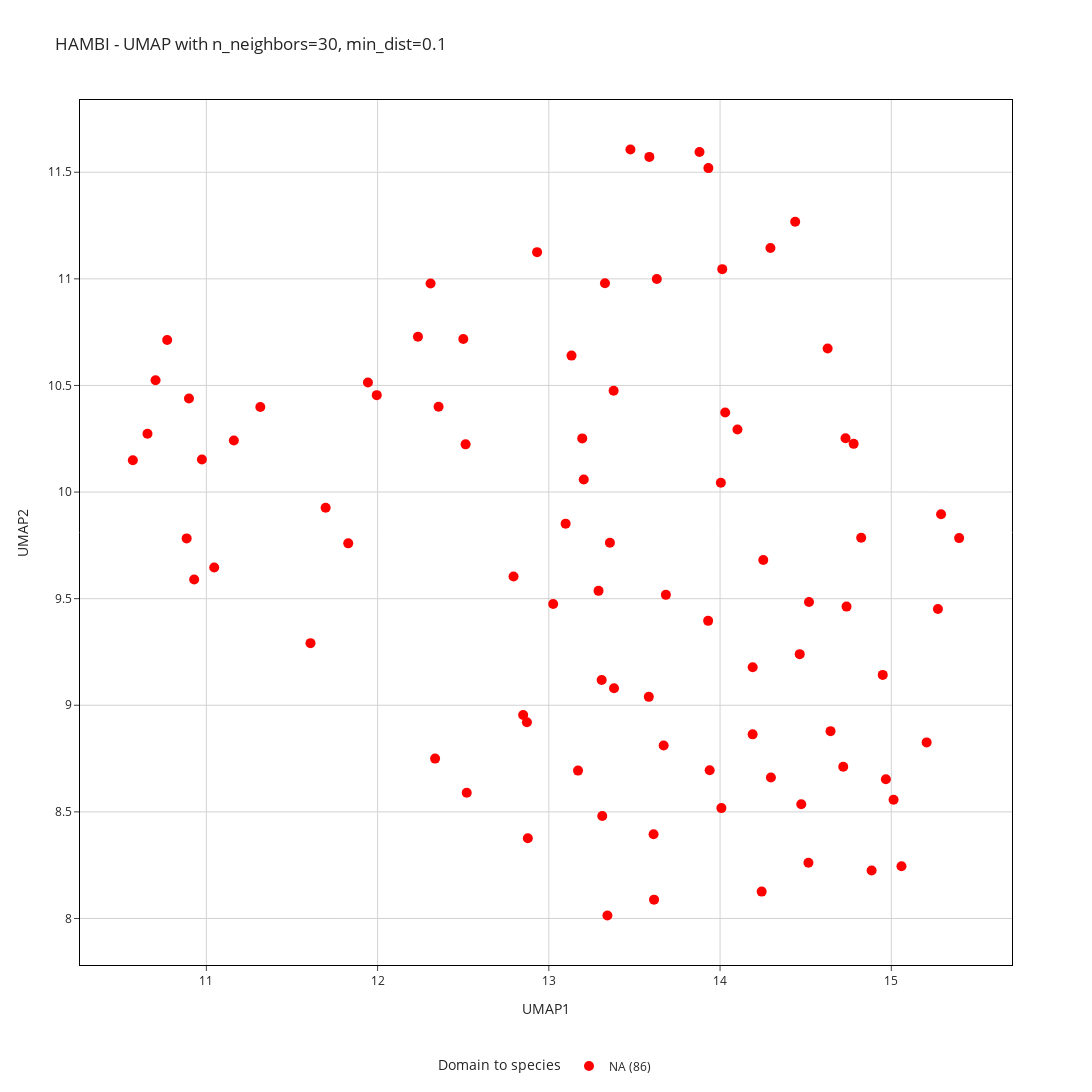

Notebook cell for this chart:
### Code cell
n_neighbors = [30]
min_dist = [0.1]
color_dict = ["#FF0000"]

custom_colors = color_dict
for n in n_neighbors:
    for m in min_dist:
        reducer = umap.UMAP(n_neighbors=n, min_dist=m, random_state=seed)
        embedding = reducer.fit_transform(df_top150_C5.iloc[:, :-17])
        top150_UMAP_df_C5  = pd.DataFrame({
            'UMAP1': embedding[:, 0],
            'UMAP2': embedding[:, 1],
            'Domain to species': df_top150_C5['Domain to species'],
            'Domain to genus': df_top150_C5['Domain to genus'],
            'element': df_top150_C5['element'],
            'contig': df_top150_C5.index,
        })
        # clustering k defined choosing the k by looking at the UMAP 
        kmeans = KMeans(n_clusters=11, random_state=seed)
        
        k_labels = kmeans.fit_predict(embedding)
        
        top150_UMAP_df_C5['cluster'] = k_labels
        
        column = 'Domain to species'
        top150_UMAP_df_C5['Domain to species'] = top150_UMAP_df_C5['Domain to species'].fillna('NA')

        value_counts = top150_UMAP_df_C5[column].value_counts().to_dict()

        top150_UMAP_df_C5[f'{column}_with_counts'] = top150_UMAP_df_C5[column].apply(lambda x: f'{x} ({value_counts[x]})')

        top150_UMAP_df_C5['count'] = top150_UMAP_df_C5[column].map(value_counts)
        top150_UMAP_df_C5 = top150_UMAP_df_C5.sort_values(by=['count'], ascending=False)

        top150_UMAP_df_C5[f'{column}_with_counts'] = pd.Categorical(
            top150_UMAP_df_C5[f'{column}_with_counts'],
            categories=top150_UMAP_df_C5[f'{column}_with_counts'].unique(),
            ordered=True
        )
        
        fig = px.scatter(top150_UMAP_df_C5, 
                            x='UMAP1', 
                            y='UMAP2', 
                            labels={f'{column}_with_counts': column},
                            color=f'{column}_with_counts', 
                            title=f' HAMBI - UMAP with n_neighbors={n}, min_dist={m}', 
                            color_discrete_sequence=custom_colors,
                            hover_data={'cluster': True, 'Domain to species': True, 'Domain to genus': True, 'element': True, 'contig': True} )
        title = f' HAMBI - UMAP with n_neighbors={n}, min_dist={m}'
        fig.update_traces(marker=dict(size=10))
        fig.update_layout(
            height=1700,
            width=1200,
            title_text=title,
            showlegend=True,
            legend=dict(
                x=0.5,
                y=-0.1,
                traceorder="normal",
                xanchor='center',
                yanchor='top',
                orientation='h'
            ),
            template='simple_white',
            xaxis=dict(
                showgrid=True,
                gridcolor='lightgray',
                zeroline=False,
                showline=True,  
                linecolor='black', 
                linewidth=1,
                mirror=True
            ),
            yaxis=dict(
                showgrid=True,
                gridcolor='lightgray',
                zeroline=False,
                showline=True,
                linecolor='black',
                linewidth=1,
                mirror=True
            )
        )
        fig.show()
        fig.write_image(f'UMAP_HAMBI_top150_features/UMAP_{n}_{m}_C5.png')
        fig.write_html(f'UMAP_HAMBI_top150_features/UMAP_{n}_{m}_C5.html')

### Figure 1 — Plotly figure (JSON) as saved in the notebook; plotly's stock layout.template omitted (floating-point values rounded to 4 significant figures; data arrays with more than 128 entries replaced by an {"elided": "..."} marker saying what was removed)
{"data": [{"customdata": {"elided": "86x5 mixed values"}, "hovertemplate": "Domain to species=%{customdata[1]}<br>UMAP1=%{x}<br>UMAP2=%{y}<br>cluster=%{customdata[0]}<br>Domain to genus=%{customdata[2]}<br>element=%{customdata[3]}<br>contig=%{customdata[4]}<extra></extra>", "legendgroup": "NA (86)", "marker": {"color": "#FF0000", "size": 10, "symbol": "circle"}, "mode": "markers", "name": "NA (86)", "orientation": "v", "showlegend": true, "type": "scatter", "x": [12.51, 11.7, 10.9, 10.77, 10.97, 11.83, 13.59, 14.72, 12.5, 13.31, 14.0, 14.01, 14.1, 14.52, 14.95, 14.63, 13.34, 13.13, 10.66, 12.52, 12.36, 14.03, 14.19, 10.93, 15.21, 13.36, 14.82, 13.58, 12.79, 12.88, 15.4, 14.47, 13.38, 12.85, 14.74, 14.47, 13.67, 14.24, 12.87, 15.01, 14.97, 12.31, 13.48, 11.61, 11.32, 11.94, 13.2, 15.27, 13.2, 13.03, 13.63, 13.17, 13.88, 13.31, 14.44, 15.29, 14.29, 14.65, 12.93, 14.19, 14.73, 13.61, 13.94, 14.25, 12.24, 10.7, 13.68, 13.29, 12.34, 14.78, 14.3, 14.52, 15.06, 13.1, 13.93, 14.89, 13.33, 11.16, 10.57, 12.0, 13.93, 14.01, 11.05, 13.38, 13.61, 10.88], "xaxis": "x", "y": [10.22, 9.926, 10.44, 10.71, 10.15, 9.759, 11.57, 8.711, 10.72, 8.481, 10.04, 11.05, 10.29, 9.484, 9.143, 10.67, 8.014, 10.64, 10.27, 8.59, 10.4, 10.37, 9.179, 9.59, 8.826, 9.762, 9.785, 9.039, 9.604, 8.377, 9.784, 9.24, 9.08, 8.954, 9.463, 8.536, 8.812, 8.126, 8.92, 8.557, 8.653, 10.98, 11.61, 9.291, 10.4, 10.51, 10.06, 9.451, 10.25, 9.475, 11.0, 8.694, 11.6, 9.118, 11.27, 9.896, 11.14, 8.879, 11.13, 8.864, 10.25, 8.088, 8.695, 9.681, 10.73, 10.52, 9.518, 9.537, 8.75, 10.23, 8.661, 8.261, 8.245, 9.852, 11.52, 8.225, 10.98, 10.24, 10.15, 10.45, 9.396, 8.518, 9.647, 10.48, 8.395, 9.783], "yaxis": "y"}], "layout": {"height": 1700, "legend": {"orientation": "h", "title": {"text": "Domain to species"}, "tracegroupgap": 0, "traceorder": "normal", "x": 0.5, "xanchor": "center", "y": -0.1, "yanchor": "top"}, "showlegend": true, "title": {"text": " HAMBI - UMAP with n_neighbors=30, min_dist=0.1"}, "width": 1200, "xaxis": {"anchor": "y", "autorange": true, "domain": [0, 1], "gridcolor": "lightgray", "linecolor": "black", "linewidth": 1, "mirror": true, "range": [10.27, 15.7], "showgrid": true, "showline": true, "title": {"text": "UMAP1"}, "type": "linear", "zeroline": false}, "yaxis": {"anchor": "x", "autorange": true, "domain": [0, 1], "gridcolor": "lightgray", "linecolor": "black", "linewidth": 1, "mirror": true, "range": [7.795, 11.83], "showgrid": true, "showline": true, "title": {"text": "UMAP2"}, "type": "linear", "zeroline": false}}}
